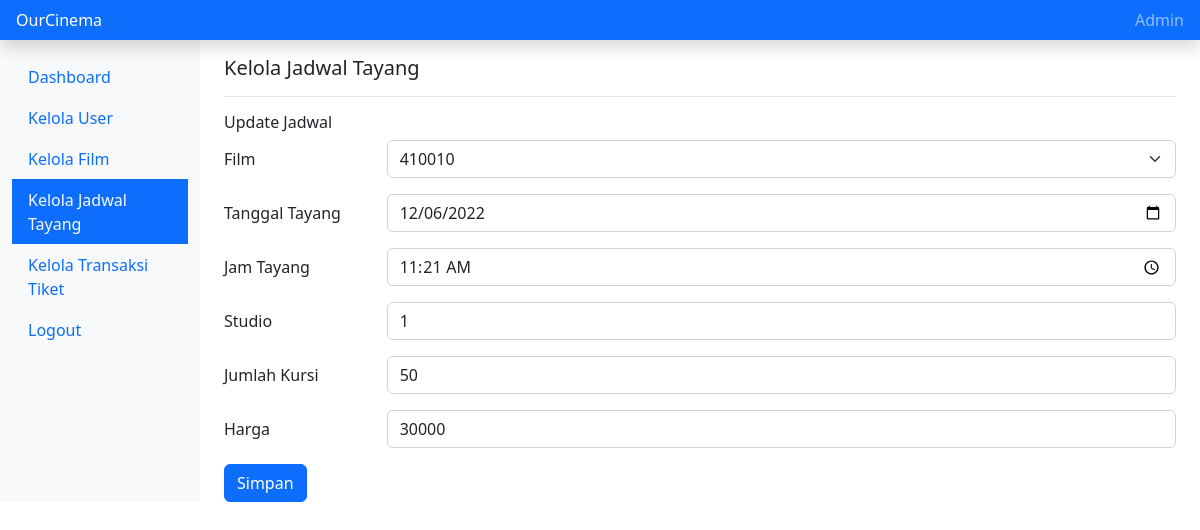
The app's page /update_jadwal.php?IdJadwal=5100025 (signed in) with its own data.
### tables this page shows
CREATE TABLE `jadwal` (
  `id_jadwal` int(11) NOT NULL,
  `id_film` int(11) NOT NULL,
  `studio` varchar(10) NOT NULL,
  `total_kursi` tinyint(4) NOT NULL,
  `tanggal_tayang` date NOT NULL,
  `jam_tayang` time NOT NULL,
  `harga` int(11) NOT NULL DEFAULT 0
);

### update_jadwal.php (the view, shortened to what this page needs)
<?php
require "konek.php";
$id_jadwal = $_GET['IdJadwal'];
$sql_read = "SELECT * FROM jadwal WHERE id_jadwal='$id_jadwal'";
$execute_read = mysqli_query($mysqli, $sql_read);
$result_read = mysqli_fetch_assoc($execute_read);
?>
<!doctype html>
<html lang="en">
  <head>
    <link href="https://cdn.jsdelivr.net/npm/bootstrap@5.2.2/dist/css/bootstrap.min.css" rel="stylesheet">
</head>
  <body>
    <header class="navbar navbar-dark sticky-top bg-primary flex-md-nowrap p-0 shadow">
        <a class="navbar-brand col-md-3 col-lg-2 me-0 px-3 fs-6" href="#">OurCinema</a>
        <div class="navbar-nav">
          <div class="nav-item text-nowrap">
            <a class="nav-link px-3" href="#">Admin</a>
          </div>
        </div>
      </header>
      <div class="container-fluid">
        <div class="row">
          <nav id="sidebarMenu" class="col-md-3 col-lg-2 d-md-block bg-light sidebar collapse">
            <div class="position-sticky pt-3 sidebar-sticky">
              <ul class="nav flex-column">
                <li class="nav-item">
                  <a class="nav-link active" aria-current="page" href="home_admin.php">
                    Dashboard
                  </a>
                </li>
                <li class="nav-item">
                  <a class="nav-link" href="kelola_user.php">
                    Kelola User
                  </a>
                </li>
                <li class="nav-item">
                  <a class="nav-link" href="kelola_film.php">
                    Kelola Film
                  </a>
                </li>
                <li class="nav-item">
                  <a class="nav-link bg-primary text-light" href="kelola_jadwal.php">
                    Kelola Jadwal Tayang
                  </a>
                </li>
                <li class="nav-item">
                  <a class="nav-link" href="kelola_transaksi_tiket.php">
                    Kelola Transaksi Tiket
                  </a>
                </li>
                <li class="nav-item">
                  <a class="nav-link" href="logout_admin.php">
                    Logout
                  </a>
                </li>
              </ul>
            </div>
          </nav>
          <main class="col-md-9 ms-sm-auto col-lg-10 px-md-4">
            <div class="d-flex justify-content-between flex-wrap flex-md-nowrap align-items-center pt-3 pb-2 mb-3 border-bottom">
              <h3 class="h5">Kelola Jadwal Tayang</h3>
            </div>
    <form method=post action="<?php $_SERVER['PHP_SELF']?>">
      <h6 class="h6">Update Jadwal</h6>
        <div class="row mb-3">
          <label for="inputIDFilm" class="col-sm-2 col-form-label">Film</label>
          <div class="col-sm-10">
            <select type="text" name="id_film" class="form-select form-control" aria-label="Default select example">
              <option selected><?=$result_read['id_film']?></option>
            </select>
          </div>
        </div>
        <div class="row mb-3">
            <label for="inputTGLTY" class="col-sm-2 col-form-label">Tanggal Tayang</label>
            <div class="col-sm-10">
              <input type="date" name="tanggal_tayang" class="form-control" id="inputTGLTY" value="<?=$result_read['tanggal_tayang']?>">
            </div>
        </div>
        <div class="row mb-3">
            <label for="inputJTY" class="col-sm-2 col-form-label">Jam Tayang</label>
            <div class="col-sm-10">
              <input type="time" name="jam_tayang" class="form-control" id="inputJTY" value="<?=$result_read['jam_tayang']?>">
            </div>
        </div>
        <div class="row mb-3">
            <label for="inputStudio" class="col-sm-2 col-form-label">Studio</label>
            <div class="col-sm-10">
              <input type="text" name="studio" class="form-control" id="inputStudio" value="<?=$result_read['studio']?>">
            </div>
        </div>
        <div class="row mb-3">
            <label for="inputStudio" class="col-sm-2 col-form-label">Jumlah Kursi</label>
            <div class="col-sm-10">
              <input type="text" name="total_kursi" class="form-control" id="inputStudio" value="<?=$result_read['total_kursi']?>">
            </div>
        </div>
        <div class="row mb-3">
            <label for="inputHarga" class="col-sm-2 col-form-label">Harga</label>
            <div class="col-sm-10">
              <input type="text" name="harga" class="form-control" id="inputharga" value="<?=$result_read['harga']?>">
            </div>
        </div>
        <button type="submit" class="btn btn-primary" name="update">Simpan</button>
</form>
          </main>
        </div>
    </div>
</body>
</html>

### records on screen
jadwal: id_film "410010", tanggal_tayang "12/06/2022", jam_tayang "11:21:00", studio "1", total_kursi "50", harga "30000"
